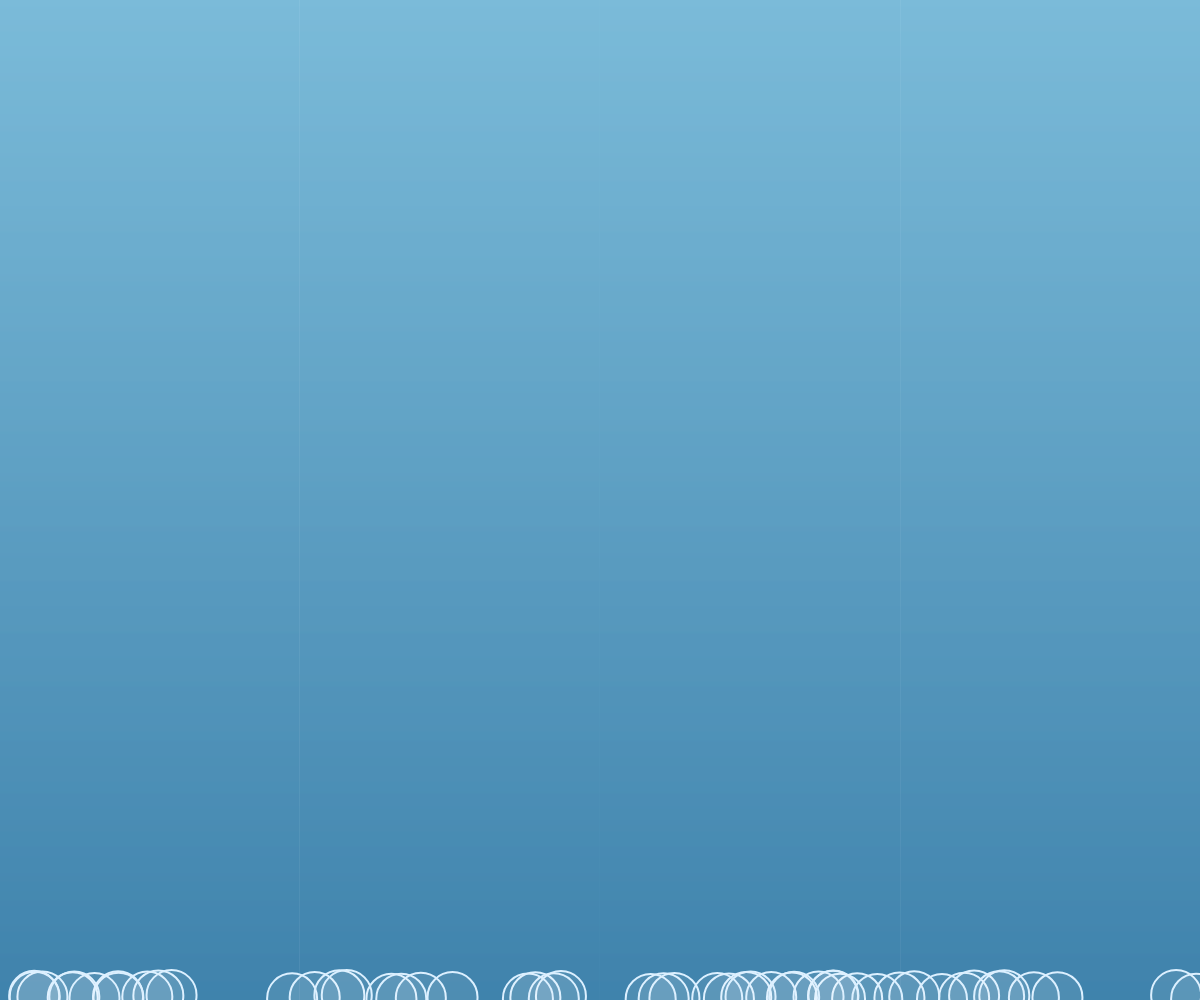
Frame 1 (no input)
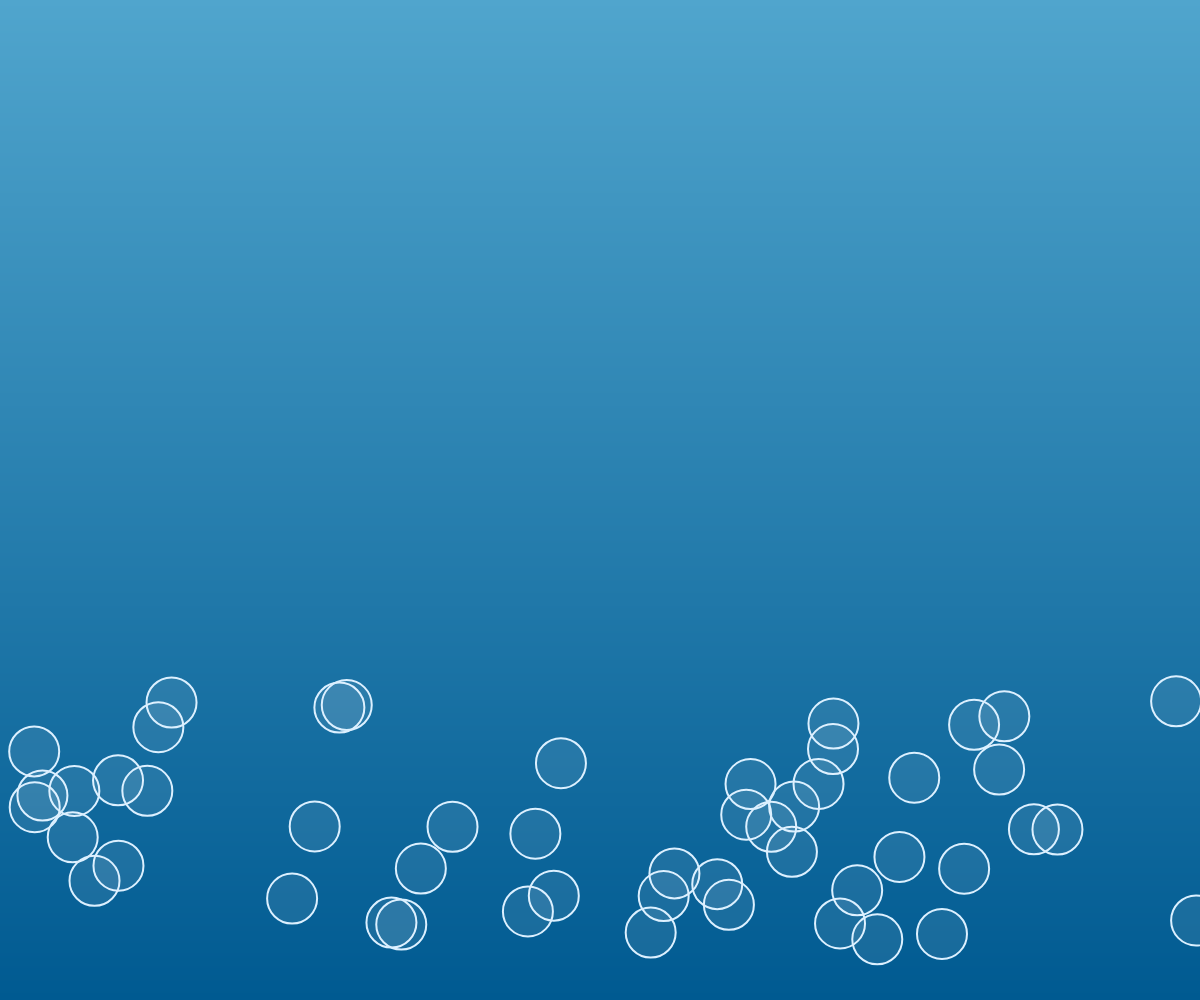
Frame 60 (no input)
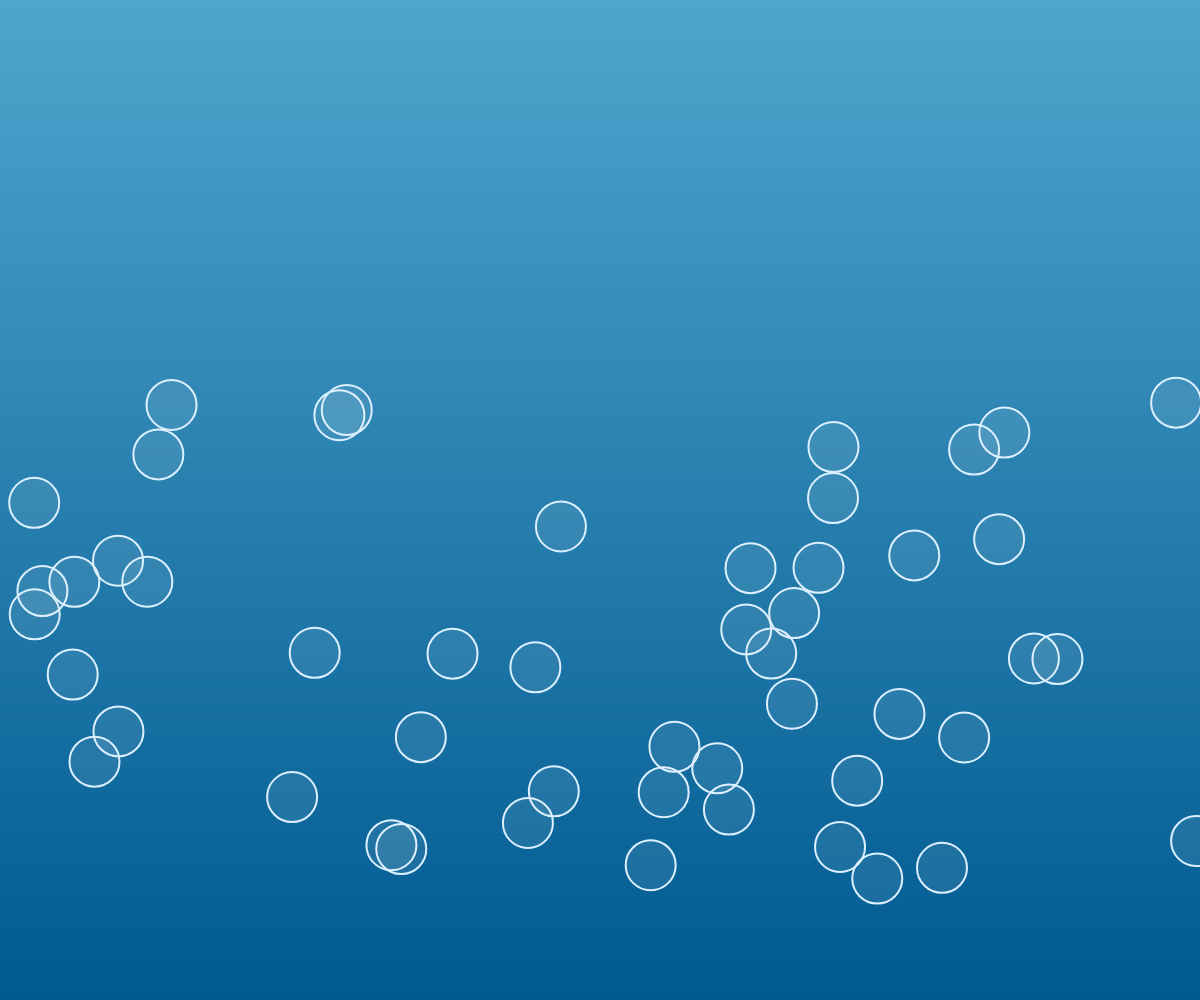
Frame 120 (the mouse pressed at the canvas centre since frame 60)

The p5.js sketch that drew these frames (run headless with seeded random() and noise() and a simulated clock; from frame 60 on, the mouse is pressed at the canvas centre):

// p5.js sketch
// ── sketch.js
var bubbles = 50; // bubble amount
var x = [];
var y = [];
var speed = [];
var diameter = 50; // bubble diameter
var Y_AXIS = 1;
var c1, c2;

function setup() {

  createCanvas(windowWidth, windowHeight);

// set gradient colors
  c1 = color( 80, 165, 205);
  c2 = color( 0, 90, 145);

// bubble parameters
  bubbleParameters();

};

function draw() {

// draw gradient function
  setGradient( 0, 0, width, height, c1, c2, Y_AXIS);

// bubble movement function
  bubbleMovement();

};

////////// custom functions //////////

// initial bubble placement and movement speed
function bubbleParameters() {

  for (var i=0; i < bubbles; i++) {
    x[i] = random(width);
    y[i] = height;
    speed[i] = 1 + random(4);
  }

};

function bubbleMovement() {

  for (var i = 0; i < x.length; i++) {

    // bubble movement loop
    y[i] -= speed[i];
    if (y[i] < -diameter/2) {
      y[i] = height;
    }

    // bubble ellipse
    fill(255,255,255,20);
    stroke(220,240,255);
    strokeWeight(2);
    ellipse(x[i], y[i], diameter);

  }

};

function setGradient(x, y, w, h, c1, c2, axis) {

  noFill();

  // vertical gradient
  if (axis == Y_AXIS) {
      for (var i = y; i <= y+h; i++) {
        var inter = map(i, y, y+h, 0, 1);
        var c = lerpColor(c1, c2, inter);
        stroke(c);
        line(x, i, x+w, i);
      }
    }
  };
